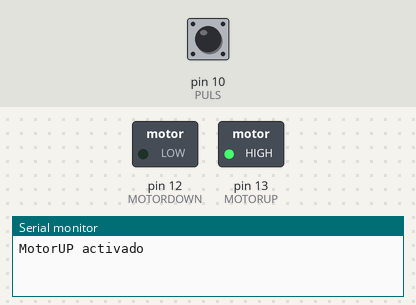
Bench run of a sketch on a simulated Arduino Uno, built with avr-gcc and run on an emulated ATmega328P. Shown: switched loads named in the sketch (green lamp = pin HIGH), the last lines printed to the serial monitor. Inputs (shaded band) come from the test bench; at power-on: pin 10 (PULS) HIGH.

Above: at 1.2 s.
1.3 s: pin 10 (PULS) pulled LOW for 0.15 s
At 2.4 s:
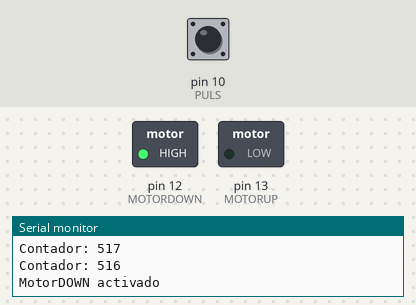
2.9 s: pin 10 (PULS) pulled LOW for 1 s
At 4.6 s:
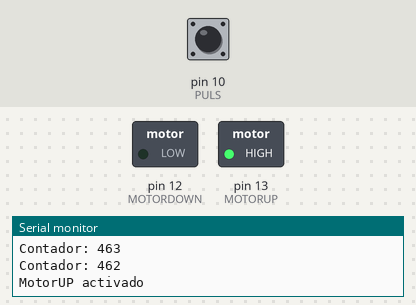
5.4 s: pin 10 (PULS) pulled LOW for 3.2 s
At 9.5 s:
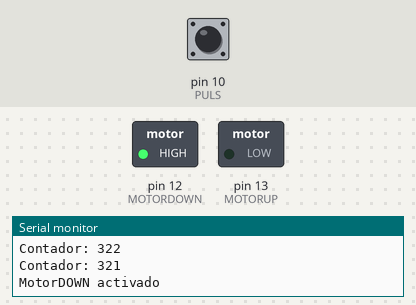
Timing chart, 0 to 11.0 s (numbered marks = the images above; inputs shaded):
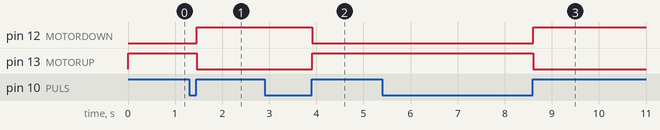

Measured:
- after the input at 1.3 s, pin 12 (MOTORDOWN): LOW → HIGH after 0.16 s; pin 13 (MOTORUP): HIGH → LOW after 0.16 s
- after the input at 2.9 s, pin 12 (MOTORDOWN): HIGH → LOW after 1.0 s; pin 13 (MOTORUP): LOW → HIGH after 1.0 s
- after the input at 5.4 s, pin 12 (MOTORDOWN): LOW → HIGH after 3.2 s; pin 13 (MOTORUP): HIGH → LOW after 3.2 s

The sketch:

xanela01.ino
```cpp
// C++ code
/* Nesta práctica simularemos o funcionamento da ventanilla dun coche
*
*  Autor: Pablo Cameán Garrido
*/

//Declaración de pines
#define PULS 10
#define MOTORUP 13
#define MOTORDOWN 12

//Declaración de variables
int contador = 0;
int motorActivo = 0;

void setup() {
  pinMode(PULS, INPUT_PULLUP);
  pinMode(MOTORUP, OUTPUT);
  pinMode(MOTORDOWN, OUTPUT);
  Serial.begin(9600);
}

void loop() {
  if (digitalRead(PULS) == 1) {
    motorActivo = !motorActivo;  // Cambia el estado del motor activo

    // Apaga ambos motores al cambiar el motor activo
    digitalWrite(MOTORUP, LOW);
    digitalWrite(MOTORDOWN, LOW);

    if (motorActivo == 1) {
      digitalWrite(MOTORUP, HIGH);  // Activa el motor ascendente
      Serial.println("MotorUP activado");
    } else {
      digitalWrite(MOTORDOWN, HIGH);  // Activa el motor descendente
      Serial.println("MotorDOWN activado");
    }

    contador = 530; // Espera 7 segundos para apagar el motor

    while(digitalRead(PULS) == 1) { // Espera a que se suelte el pulsador
      delay(10);
    }
  }

  if (contador > 0) {
    contador -= 1;
    delay(10);
  } else {
    digitalWrite(MOTORUP, LOW);
    digitalWrite(MOTORDOWN, LOW);
    Serial.println("Ambos motores apagados");
  }

  Serial.print("Contador: ");
  Serial.println(contador);
}
```
